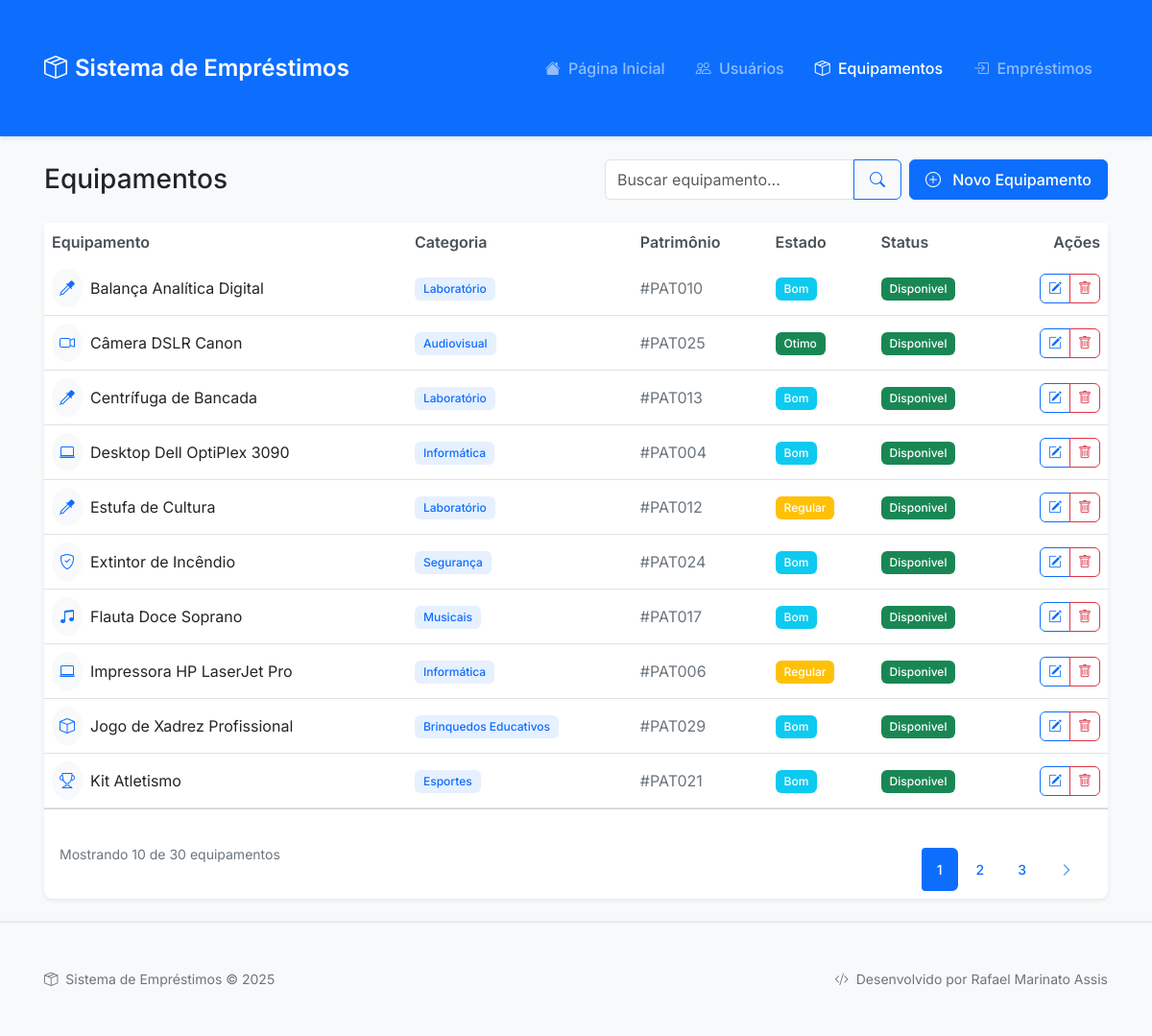
The page /views/equipamentos/listar.php on the database its author committed.
### tables this page shows
CREATE TABLE equipamentos (
    id INT PRIMARY KEY AUTO_INCREMENT,
    nome VARCHAR(100) NOT NULL,
    categoria VARCHAR(50) NOT NULL,
    numero_patrimonio VARCHAR(20) NOT NULL UNIQUE,
    estado_conservacao VARCHAR(50) NOT NULL,
    status ENUM('disponivel', 'emprestado') DEFAULT 'disponivel',
    created_at TIMESTAMP DEFAULT CURRENT_TIMESTAMP
);

### config/Database.php (called while the page is built, shortened)
<?php
class Database {
    private static $instance = null;
    private $conn;
    private function __construct() {
        try {
            $this->conn = new PDO(
                "mysql:host=localhost;dbname=sistema_emprestimos",
                "root",
                "",
                [
                    PDO::ATTR_ERRMODE => PDO::ERRMODE_EXCEPTION,
                    PDO::ATTR_DEFAULT_FETCH_MODE => PDO::FETCH_ASSOC,
                    PDO::MYSQL_ATTR_INIT_COMMAND => "SET NAMES utf8"
                ]
            );
        } catch(PDOException $e) {
            die("Erro na conexão com o banco de dados: " . $e->getMessage());
        }
    }
    public static function getInstance() {
        if (self::$instance === null) {
            self::$instance = new self();
        }
        return self::$instance;
    }
    public function getConnection() {
        return $this->conn;
    }
}

### models/Equipamento.php (called while the page is built, shortened)
<?php
require_once __DIR__ . '/../config/Database.php';
class Equipamento {
    private $db;
    public function __construct() {
        $this->db = Database::getInstance()->getConnection();
    }
    public function listar($pagina = 1, $itens_por_pagina = 10, $termo_busca = '') {
        try {
            $offset = ($pagina - 1) * $itens_por_pagina;
            $sql = "SELECT * FROM equipamentos";
            $sql .= " ORDER BY nome LIMIT :limit OFFSET :offset";
            $stmt = $this->db->prepare($sql);
            $stmt->bindValue(':limit', $itens_por_pagina, PDO::PARAM_INT);
            $stmt->bindValue(':offset', $offset, PDO::PARAM_INT);
            $stmt->execute();
            return $stmt->fetchAll(PDO::FETCH_ASSOC);
        } catch(PDOException $e) {
            echo "Erro ao listar: " . $e->getMessage();
            return [];
        }
    }
    public function contarTotal($termo_busca = '') {
        try {
            $sql = "SELECT COUNT(*) as total FROM equipamentos";
            $stmt = $this->db->prepare($sql);
            $stmt->execute();
            $resultado = $stmt->fetch(PDO::FETCH_ASSOC);
            return $resultado['total'];
        } catch(PDOException $e) {
            echo "Erro ao contar total: " . $e->getMessage();
            return 0;
        }
    }
}

### views/equipamentos/listar.php (the view, shortened to what this page needs)
<?php
require_once '../../models/Equipamento.php';
$equipamento = new Equipamento();
$termo_busca = isset($_GET['busca']) ? trim($_GET['busca']) : '';
$pagina = isset($_GET['pagina']) ? (int)$_GET['pagina'] : 1;
$itens_por_pagina = 10;
$total_itens = $equipamento->contarTotal($termo_busca);
$total_paginas = ceil($total_itens / $itens_por_pagina);
$equipamentos = $equipamento->listar($pagina, $itens_por_pagina, $termo_busca);
$icones_categoria = [
    'informatica' => 'bi-laptop',
    'laboratorio' => 'bi-eyedropper',
    'lab' => 'bi-eyedropper',
    'musicais' => 'bi-music-note-beamed',
    'esportes' => 'bi-trophy',
    'seguranca' => 'bi-shield-check',
    'audiovisual' => 'bi-camera-video',
    'brinquedos_educativos' => 'bi-puzzle',
    'brinquedos' => 'bi-puzzle',
    'outros' => 'bi-box'
];
function normalizar_string($str) {
    $str = strtolower(trim($str));
    $str = preg_replace('/[áàãâä]/ui', 'a', $str);
    $str = preg_replace('/[éèêë]/ui', 'e', $str);
    $str = preg_replace('/[íìîï]/ui', 'i', $str);
    $str = preg_replace('/[óòõôö]/ui', 'o', $str);
    $str = preg_replace('/[úùûü]/ui', 'u', $str);
    $str = preg_replace('/[ç]/ui', 'c', $str);
    $str = str_replace(' ', '', $str);
    return $str;
}
$cores_estado = [
    'otimo' => 'success',
    'bom' => 'info',
    'regular' => 'warning',
    'ruim' => 'danger'
];
?>
<!DOCTYPE html>
<html lang="pt-BR">
<head>
    <link href="https://cdn.jsdelivr.net/npm/bootstrap@5.3.0/dist/css/bootstrap.min.css" rel="stylesheet">
    <link href="https://cdn.jsdelivr.net/npm/bootstrap-icons@1.10.0/font/bootstrap-icons.css" rel="stylesheet">
    <link href="../../assets/css/styles.css" rel="stylesheet">
</head>
<body class="bg-light">
    <?php include '../../includes/header.php'; ?>
    <div class="container py-4">
        <div class="d-flex flex-column flex-md-row justify-content-between align-items-md-center mb-4 gap-3">
            <div>
                <h1 class="h3 mb-0">Equipamentos</h1>
            </div>
            <div class="d-flex gap-2">
                <form class="d-flex" method="GET" action="">
                    <div class="input-group">
                        <input type="text"
                               class="form-control"
                               placeholder="Buscar equipamento..."
                               name="busca"
                               value="<?php echo htmlspecialchars($termo_busca); ?>">
                        <button class="btn btn-outline-primary" type="submit">
                            <i class="bi bi-search"></i>
                        </button>
                    </div>
                </form>
                <a href="cadastrar.php" class="btn btn-primary">
                    <i class="bi bi-plus-circle me-2"></i>
                    <span class="d-none d-sm-inline">Novo Equipamento</span>
                </a>
            </div>
        </div>
        <div class="card border-0 shadow-sm">
            <div class="card-body p-0">
                <div class="table-responsive">
                    <table class="table table-hover align-middle mb-0">
                        <thead class="bg-light">
                            <tr>
                                <th class="border-0">Equipamento</th>
                                <th class="border-0">Categoria</th>
                                <th class="border-0">Patrimônio</th>
                                <th class="border-0">Estado</th>
                                <th class="border-0">Status</th>
                                <th class="border-0 text-end">Ações</th>
                            </tr>
                        </thead>
                        <tbody>
                            <?php if (empty($equipamentos)): ?>
                                <tr>
                                    <td colspan="6" class="text-center py-4 text-muted">
                                        <?php if ($termo_busca): ?>
                                            <div class="mb-2">
                                                <i class="bi bi-search display-6"></i>
                                            </div>
                                            Nenhum equipamento encontrado com o termo "<?php echo htmlspecialchars($termo_busca); ?>"
                                        <?php else: ?>
                                            <div class="mb-2">
                                                <i class="bi bi-laptop display-6"></i>
                                            </div>
                                            Nenhum equipamento cadastrado
                                        <?php endif; ?>
                                    </td>
                                </tr>
                            <?php else: ?>
                                <?php foreach ($equipamentos as $equip): ?>
                                    <tr>
                                        <td>
                                            <div class="d-flex align-items-center">
                                                <div class="bg-light rounded-circle p-2 me-2">
                                                    <?php
                                                    $categoria_normalizada = normalizar_string($equip['categoria']);
                                                    $icone = $icones_categoria[$categoria_normalizada] ?? 'bi-box';
                                                    ?>
                                                    <i class="bi <?php echo $icone; ?> text-primary"></i>
                                                </div>
                                                <?php echo htmlspecialchars($equip['nome']); ?>
                                            </div>
                                        </td>
                                        <td>
                                            <span class="badge bg-primary bg-opacity-10 text-primary">
                                                <?php echo htmlspecialchars($equip['categoria']); ?>
                                            </span>
                                        </td>
                                        <td>
                                            <span class="text-muted">
                                                #<?php echo htmlspecialchars($equip['numero_patrimonio']); ?>
                                            </span>
                                        </td>
                                        <td>
                                            <span class="badge bg-<?php echo $cores_estado[strtolower($equip['estado_conservacao'])] ?? 'secondary'; ?>">
                                                <?php echo ucfirst(htmlspecialchars($equip['estado_conservacao'])); ?>
                                            </span>
                                        </td>
                                        <td>
                                            <span class="badge <?php echo $equip['status'] === 'disponivel' ? 'bg-success' : 'bg-warning text-dark'; ?>">
                                                <?php echo ucfirst(htmlspecialchars($equip['status'])); ?>
                                            </span>
                                        </td>
                                        <td class="text-end">
                                            <div class="btn-group">
                                                <a href="editar.php?id=<?php echo $equip['id']; ?>"
                                                   class="btn btn-sm btn-outline-primary">
                                                    <i class="bi bi-pencil-square"></i>
                                                </a>
                                                <button type="button"
                                                        class="btn btn-sm btn-outline-danger"
                                                        data-bs-toggle="modal"
                                                        data-bs-target="#deleteModal<?php echo $equip['id']; ?>">
                                                    <i class="bi bi-trash"></i>
                                                </button>
                                            </div>
                                        </td>
                                    </tr>
                                <?php endforeach; ?>
                            <?php endif; ?>
                        </tbody>
                    </table>
                </div>
            </div>
            <?php if ($total_paginas > 1): ?>
                <div class="card-footer bg-transparent">
                    <nav aria-label="Navegação de páginas" class="d-flex justify-content-between align-items-center">
                        <small class="text-muted">
                            Mostrando <?php echo count($equipamentos); ?> de <?php echo $total_itens; ?> equipamentos
                        </small>
                        <ul class="pagination pagination-sm mb-0">
                            <?php
                            $start_page = max(1, $pagina - 2);
                            $end_page = min($total_paginas, $pagina + 2);
                            for ($i = $start_page; $i <= $end_page; $i++): ?>
                                <li class="page-item <?php echo $i === $pagina ? 'active' : ''; ?>">
                                    <a class="page-link" href="?pagina=<?php echo $i; ?><?php echo $termo_busca ? '&busca=' . urlencode($termo_busca) : ''; ?>">
                                        <?php echo $i; ?>
                                    </a>
                                </li>
                            <?php endfor;
                            ?>
                            <?php if ($pagina < $total_paginas): ?>
                                <li class="page-item">
                                    <a class="page-link" href="?pagina=<?php echo $pagina + 1; ?><?php echo $termo_busca ? '&busca=' . urlencode($termo_busca) : ''; ?>">
                                        <i class="bi bi-chevron-right"></i>
                                    </a>
                                </li>
                            <?php endif; ?>
                        </ul>
                    </nav>
                </div>
            <?php endif; ?>
        </div>
    </div>
    <?php include '../../includes/footer.php'; ?>
</body>
</html>

### assets/css/styles.css (style rules this page uses)
:root { --primary-color: #0d6efd; --secondary-color: #6c757d; --success-color: #198754; --info-color: #0dcaf0; --warning-color: #ffc107; --danger-color: #dc3545; --light-color: #f8f9fa; --dark-color: #212529; }
body { font-family: 'Inter', sans-serif; background-color: #f8f9fa; min-height: 100vh; display: flex; flex-direction: column; }
.card { border: none; box-shadow: 0 0.125rem 0.25rem rgba(0,0,0,.075); border-radius: 0.5rem; }
.table { margin-bottom: 0; }
.table th { border-top: none; font-weight: 600; color: #495057; }
.table td { vertical-align: middle; }
.btn { font-weight: 500; padding: 0.5rem 1rem; border-radius: 0.375rem; }
.btn-sm { padding: 0.25rem 0.5rem; }
.btn-group .btn { border-radius: 0.375rem; }
.badge { font-weight: 500; padding: 0.5em 0.75em; }
.form-control { border-radius: 0.375rem; padding: 0.5rem 0.75rem; }
.btn, .nav-link { transition: all 0.2s ease-in-out; }
.text-muted { color: #6c757d !important; }
.bg-light { background-color: #f8f9fa !important; }
.pagination { margin-top: 2rem; }
.page-link { padding: 0.75rem 1rem; border-radius: 6px; margin: 0 0.25rem; border: none; color: var(--primary-color); font-weight: 500; }
.page-item.active .page-link { background-color: var(--primary-color); color: white; }
.container { padding: 2rem 1rem; }

### rows shown on the page
equipamentos: nome "Balança Analítica Digital", categoria "Laboratório", numero_patrimonio "PAT010", estado_conservacao "Bom", status "Disponivel"
equipamentos: nome "Câmera DSLR Canon", categoria "Audiovisual", numero_patrimonio "PAT025", estado_conservacao "Otimo", status "Disponivel"
equipamentos: nome "Centrífuga de Bancada", categoria "Laboratório", numero_patrimonio "PAT013", estado_conservacao "Bom", status "Disponivel"
equipamentos: nome "Desktop Dell OptiPlex 3090", categoria "Informática", numero_patrimonio "PAT004", estado_conservacao "Bom", status "Disponivel"
equipamentos: nome "Estufa de Cultura", categoria "Laboratório", numero_patrimonio "PAT012", estado_conservacao "Regular", status "Disponivel"
equipamentos: nome "Extintor de Incêndio", categoria "Segurança", numero_patrimonio "PAT024", estado_conservacao "Bom", status "Disponivel"
equipamentos: nome "Flauta Doce Soprano", categoria "Musicais", numero_patrimonio "PAT017", estado_conservacao "Bom", status "Disponivel"
equipamentos: nome "Impressora HP LaserJet Pro", categoria "Informática", numero_patrimonio "PAT006", estado_conservacao "Regular", status "Disponivel"
equipamentos: nome "Jogo de Xadrez Profissional", categoria "Brinquedos Educativos", numero_patrimonio "PAT029", estado_conservacao "Bom", status "Disponivel"
equipamentos: nome "Kit Atletismo", categoria "Esportes", numero_patrimonio "PAT021", estado_conservacao "Bom", status "Disponivel"

### other values the page prints
count($equipamentos) "10"
$total_itens "30"
